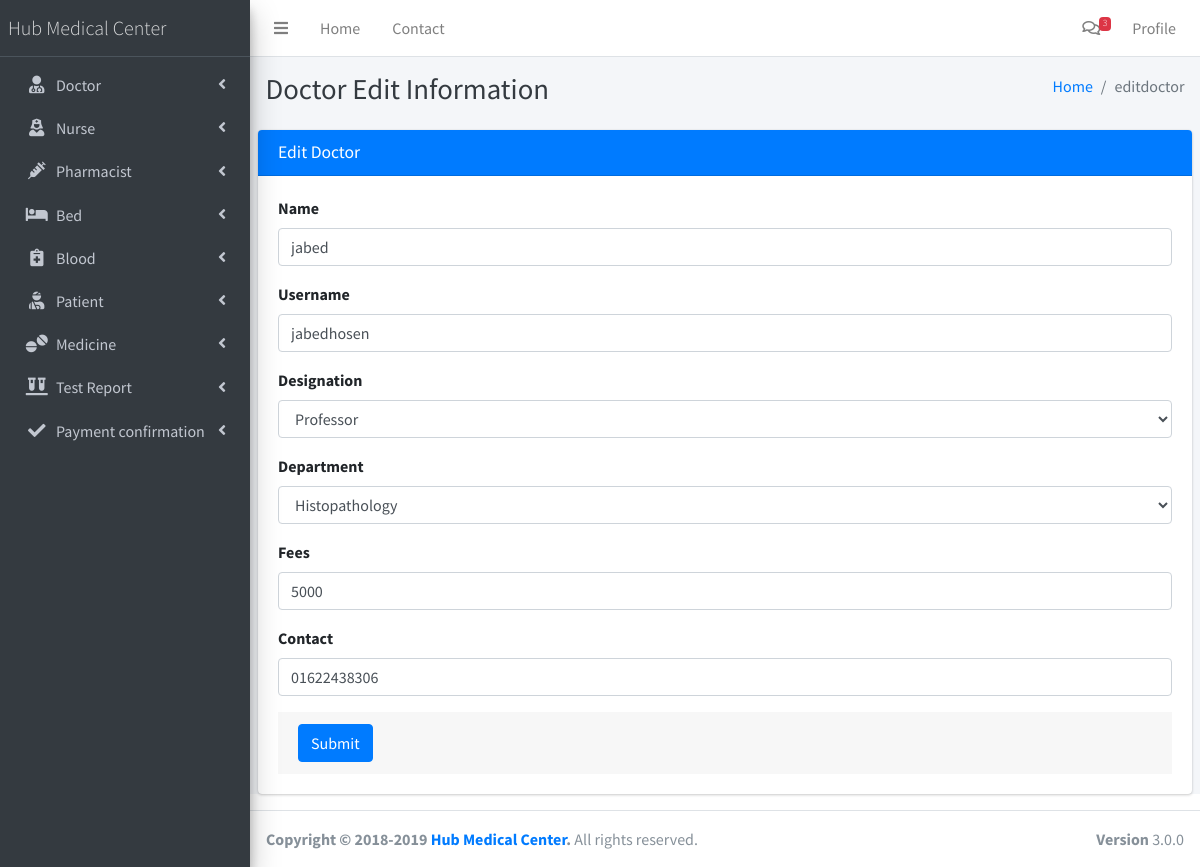
Screenshot of /admin/editdoctor.php?id=20 (signed in) with the database file from the repository.
### tables this page shows
CREATE TABLE `doctors` (
  `id` int(11) NOT NULL,
  `name` varchar(40) NOT NULL,
  `designation` varchar(40) NOT NULL,
  `dept_id` int(11) NOT NULL,
  `status` int(11) NOT NULL,
  `fees` varchar(40) NOT NULL,
  `contact` varchar(40) NOT NULL,
  `doctor_image` varchar(255) NOT NULL,
  `username` varchar(255) NOT NULL,
  `password` varchar(255) NOT NULL
);

CREATE TABLE `department` (
  `id` int(11) NOT NULL,
  `dept_name` varchar(40) NOT NULL,
  `details` varchar(255) NOT NULL
);

### admin/editdoctor.php (the view, shortened to what this page needs)
<?php
 include_once("../db/query.php");
?>
 <?php
 include_once("layout/header.php");
 include_once("layout/sidebar.php");
 $id=$_GET["id"];
 $sql="select * from doctors where id=".$id;
 $doctors=mysqli_query($con,$sql);
  while($res=mysqli_fetch_array($doctors)){
  $name=$res["name"];
  $username=$res["username"];
  $designation=$res["designation"];
  $fees=$res["fees"];
  $contact=$res["contact"];
}
 ?>
  <div class="content-wrapper">
    <div class="content-header">
      <div class="container-fluid">
        <div class="row mb-2">
          <div class="col-sm-6">
            <h1 class="m-0 text-dark">Doctor Edit Information</h1>
          </div>
          <div class="col-sm-6">
            <ol class="breadcrumb float-sm-right">
              <li class="breadcrumb-item"><a href="#">Home</a></li>
              <li class="breadcrumb-item active">editdoctor</li>
            </ol>
          </div>
        </div>
      </div>
    </div>
    <section class="content">
    <div class="card card-primary">
              <div class="card-header">
                <h3 class="card-title">Edit Doctor</h3>
              </div>
              <form role="form" method="POST" action="editdoctor.php" enctype="multipart/form-data">
                <div class="card-body">
                  <div class="form-group">
                    <label for="exampleInputname">Name</label>
                    <input type="text" name="name" class="form-control" id="exampleInputname" value="<?=$name?>" placeholder="Enter Name">
                  </div>
                  <div class="form-group">
                    <label for="exampleInputusrname">Username</label>
                    <input name="usrname" type="text" class="form-control" id="exampleInputusrname"value="<?=$username?>" placeholder="Enter username">
                  </div>
                  <div class="form-group">
                    <label for="exampleInputdesign">Designation</label>
                    <select class="form-control" name="designation" id="exampleInputdesign">
                        <option
                          <?php
                            if($designation=='Professor'){
                            echo "selected='true'";
                          }
                          ?>
                         value="Professor">Professor</option>
                    </select>
                </div>
                  <div class="form-group">
                    <label for="exampleInputdetname">Department</label>
                    <select name="department" id="exampleInputdetname" class="form-control">
                  </select>
                </div>
                  <div class="form-group">
                    <label for="exampleInputfees">Fees</label>
                    <input type="text" name="fees" class="form-control" id="exampleInputfees" value="<?=$fees?>" placeholder="Doctor fees">
                  </div>
                  <div class="form-group">
                    <label for="exampleInputcontact">Contact</label>
                    <input name="contact" type="text" class="form-control" id="exampleInputcontact" value="<?=$contact?>" placeholder="Contact">
                  </div>
                <div class="card-footer">
                  <button type="submit" class="btn btn-primary" name="btn_sub">Submit</button>
                </div>
              </form>
            </div>
    </section>
  </div>
 <?php
 include_once('layout/footer.php');
 ?>

### rows the page displays
doctors: name "jabed", designation "Professor", department "Histopathology", fees "5000", contact "01622438306"
